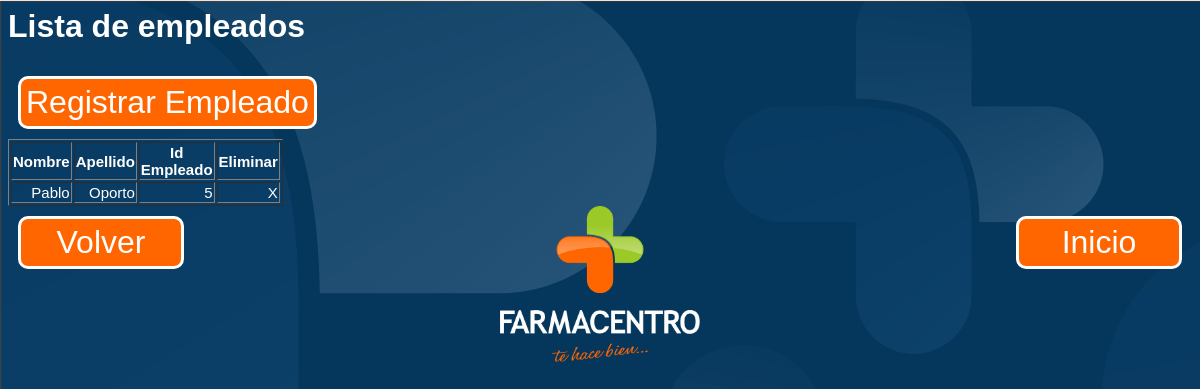
/index.php?c=administrador&a=abmEmpleado, run on the app's committed database.
### tables this page shows
CREATE TABLE `Empleado` (
  `idEmpleado` int(10) NOT NULL AUTO_INCREMENT,
  `nombre` varchar(30) DEFAULT NULL,
  `apellido` varchar(30) DEFAULT NULL,
  PRIMARY KEY (`idEmpleado`)
);

### controller/AdministradorController.php (called while the page is built, shortened)
<?php
require_once 'model/Turno.php';
require_once 'model/Empleado.php';
class AdministradorController{
    public function abmEmpleado(){
        $empleados = Empleado::getEmpleado();
        require_once 'view/header.php';
        require_once 'view/administrador/listEmpleado.php';
        require_once 'view/footer.php';
    }
}
?>

### index.php (called while the page is built, shortened)
<?php
$accion = "index";
if(isset($_REQUEST['a'])){
    $accion = $_REQUEST['a'];
}
$controller = new $controller();
$controller->$accion();
?>

### model/Empleado.php (called while the page is built, shortened)
<?php
class Empleado{
    private $idEmpleado;
    private $nombre;
    private $apellido;
    public function getIdEmpleado() {
        return $this->idEmpleado;
    }
    public function getNombre() {
        return $this->nombre;
    }
    function getApellido() {
        return $this->apellido;
    }
    function setApellido($apellido) {
        $this->apellido = $apellido;
    }
    public function setIdEmpleado($idEmpleado) {
        $this->idEmpleado = $idEmpleado;
    }
    public function setNombre($nombre) {
        $this->nombre = $nombre;
    }
    public static function getEmpleado(){
        try {
            $mdb =  DataBase::getDb();
            $sql = 'SELECT * FROM Empleado ORDER BY apellido';
            $temp = $mdb->prepare($sql);
            $temp->execute();
            $resultado = $temp->fetchAll();
            foreach ($resultado as $fila){
                $data[] = new Empleado($fila['idEmpleado'], $fila['nombre'], $fila['apellido']);
            }
        } catch (PDOException $e) {
            print "¡Error!: " . $e->getMessage() . "<br/>";
            die();
        }
        return $data;
    }
}

### view/administrador/listEmpleado.php (the view)
<h1>Lista de empleados</h1>
<a class="myButton" href="index.php?c=administrador&a=crear">Registrar Empleado</a>
<table border="1">
    <th>Nombre</th>
    <th>Apellido</th>
    <th>Id Empleado</th>
    <th>Eliminar</th>
    <?php foreach ($empleados as $empleado) { ?>
    <tr>
        <td><a href="index.php?c=administrador&a=modificar&id=<?= $empleado->getIdEmpleado()?>"><?= $empleado->getNombre()?></a></td>
        <td><?= $empleado->getApellido()?></td>
        <td><?= $empleado->getIdEmpleado()?></td>
        <td><a href="index.php?c=administrador&a=eliminar&id=<?= $empleado->getIdEmpleado()?>">X</a></td>
    </tr>
    <?php }?>
</table>

### view/stylesheet.css (style rules this page uses)
body { background-image: url("images/fondo.png"); font-family: "Arial", sans-serif; color: white; }
a { color: white; font-size:15px; text-decoration: none; }
table { font-family: Verdana, Helvetica, sans-serif; font-size:15px; text-align: right; width: 150px; }
th { text-align:center; }
.myButton { display:inline-block; background: #ff6600; border:solid 3px #ffffff; min-width:150px; font-size: 2em; text-align: center; -webkit-border-radius: 10px; -moz-border-radius: 10px; border-radius: 10px; margin: 10px; padding: 5px; }

### data on the page
empleado: nombre "Pablo", apellido "Oporto", idEmpleado "5"
